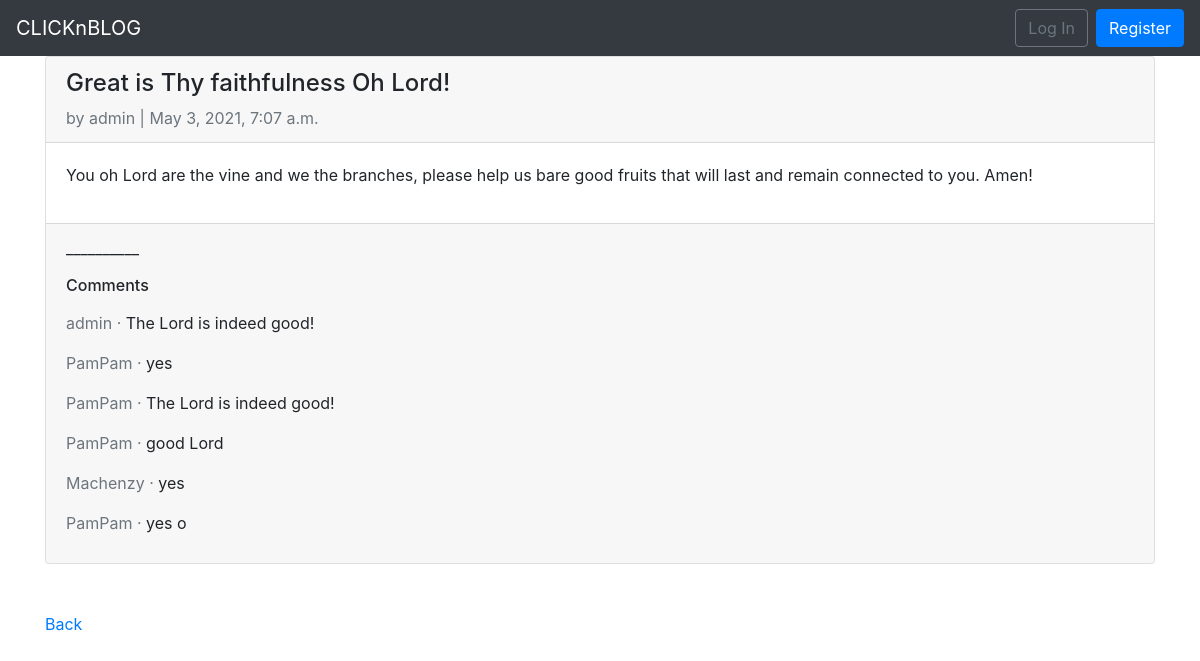
/1/, run on the app's committed database.
### clicknblog/models.py (models this page shows, shortened)
class Post(models.Model):
    title = models.CharField(max_length=200)
    author = models.ForeignKey(get_user_model(), on_delete=models.CASCADE,)
    body = models.TextField()
    date = models.DateTimeField(auto_now_add=True)

class Comment(models.Model):
    post = models.ForeignKey(Post, on_delete=models.CASCADE, related_name='comments',)
    comment = models.CharField(max_length=200)
    author = models.ForeignKey(get_user_model(), on_delete=models.CASCADE,)
    def __str__(self):
        return self.comment

### clicknblog/views.py (the view)
# urls.py: path('<int:pk>/', views.post_detail, name='post_detail'),
def post_detail(request, pk):
	post = get_object_or_404(Post, pk=pk)
	if request.method == 'POST':
		form = CommentForm(request.POST)
		if form.is_valid():
			comment = form.save(commit=False)
			comment.post = post
			comment.author = request.user
			comment.save()
			return redirect('post_detail', pk=pk)
	else:
		form = CommentForm()
	return render(request, 'post_detail.html', {'post': post,'form': form})

### templates/post_detail.html (shortened to what this page needs)
{% extends 'base.html' %}
{% block content %}
  <div class="card">
    <div class="card-header">
      <span class="font-weight-bold"><h4>{{ post.title }}</h4></span>
      <span class="text-muted">by {{ post.author }} | {{ post.date }}</span>
    </div>
    <div class="card-body">
      <p>{{ post.body }}</p>
    </div>
    <div class="card-footer">
        <p>
         __________
        </p>
        <h6 class="subtitle">Comments</h6>
        {% for comment in post.comments.all %}
          <p>
          <span class="text-muted">
            {{ comment.author }} &middot;
          </span>
            {{ comment }}
          </p>
        {% endfor %}
    </div>
  </div>
  <br /><br />
  <a href="{% url 'post_list' %}">Back</a>
{% endblock content %}

### data on the page
Post: title "Great is Thy faithfulness Oh Lord!", author "admin", date "May 3, 2021, 7:07 a.m.", body "You oh Lord are the vine and we the branches, please help us bare good fruits that will last and remain connected to you. Amen!"
Comment: author "admin", comment "The Lord is indeed good!"
Comment: author "PamPam", comment "yes"
Comment: author "PamPam", comment "The Lord is indeed good!"
Comment: author "PamPam", comment "good Lord"
Comment: author "Machenzy", comment "yes"
Comment: author "PamPam", comment "yes o"
